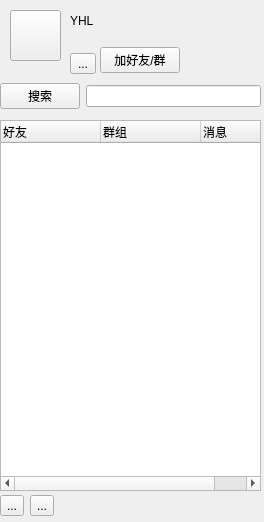
<?xml version="1.0" encoding="UTF-8"?>
<ui version="4.0">
 <class>QQ_list</class>
 <widget class="QWidget" name="QQ_list">
  <property name="geometry">
   <rect>
    <x>0</x>
    <y>0</y>
    <width>264</width>
    <height>522</height>
   </rect>
  </property>
  <property name="windowTitle">
   <string>Form</string>
  </property>
  <widget class="QWidget" name="gridLayoutWidget_2">
   <property name="geometry">
    <rect>
     <x>0</x>
     <y>120</y>
     <width>261</width>
     <height>371</height>
    </rect>
   </property>
   <layout class="QGridLayout" name="gridLayout_2">
    <item row="0" column="0">
     <widget class="QTreeWidget" name="treeWidget">
      <column>
       <property name="text">
        <string>好友</string>
       </property>
      </column>
      <column>
       <property name="text">
        <string>群组</string>
       </property>
      </column>
      <column>
       <property name="text">
        <string>消息</string>
       </property>
      </column>
     </widget>
    </item>
   </layout>
  </widget>
  <widget class="QWidget" name="horizontalLayoutWidget">
   <property name="geometry">
    <rect>
     <x>0</x>
     <y>80</y>
     <width>261</width>
     <height>33</height>
    </rect>
   </property>
   <layout class="QHBoxLayout" name="horizontalLayout">
    <item>
     <widget class="QPushButton" name="search">
      <property name="maximumSize">
       <size>
        <width>80</width>
        <height>16777215</height>
       </size>
      </property>
      <property name="text">
       <string>搜索</string>
      </property>
     </widget>
    </item>
    <item>
     <widget class="QLineEdit" name="search_line"/>
    </item>
   </layout>
  </widget>
  <widget class="QPushButton" name="head_icons">
   <property name="geometry">
    <rect>
     <x>10</x>
     <y>10</y>
     <width>51</width>
     <height>51</height>
    </rect>
   </property>
   <property name="text">
    <string/>
   </property>
  </widget>
  <widget class="QWidget" name="horizontalLayoutWidget_3">
   <property name="geometry">
    <rect>
     <x>0</x>
     <y>490</y>
     <width>261</width>
     <height>31</height>
    </rect>
   </property>
   <layout class="QHBoxLayout" name="horizontalLayout_3">
    <item>
     <widget class="QToolButton" name="menu">
      <property name="text">
       <string>...</string>
      </property>
     </widget>
    </item>
    <item>
     <widget class="QToolButton" name="shot_screen">
      <property name="styleSheet">
       <string notr="true"/>
      </property>
      <property name="text">
       <string>...</string>
      </property>
     </widget>
    </item>
    <item>
     <spacer name="horizontalSpacer_2">
      <property name="orientation">
       <enum>Qt::Horizontal</enum>
      </property>
      <property name="sizeHint" stdset="0">
       <size>
        <width>40</width>
        <height>20</height>
       </size>
      </property>
     </spacer>
    </item>
   </layout>
  </widget>
  <widget class="QWidget" name="horizontalLayoutWidget_2">
   <property name="geometry">
    <rect>
     <x>100</x>
     <y>40</y>
     <width>161</width>
     <height>41</height>
    </rect>
   </property>
   <layout class="QHBoxLayout" name="horizontalLayout_2">
    <item>
     <widget class="QPushButton" name="add_friends">
      <property name="text">
       <string>加好友/群</string>
      </property>
     </widget>
    </item>
    <item>
     <spacer name="horizontalSpacer">
      <property name="orientation">
       <enum>Qt::Horizontal</enum>
      </property>
      <property name="sizeHint" stdset="0">
       <size>
        <width>40</width>
        <height>20</height>
       </size>
      </property>
     </spacer>
    </item>
   </layout>
  </widget>
  <widget class="QToolButton" name="settings">
   <property name="geometry">
    <rect>
     <x>70</x>
     <y>53</y>
     <width>26</width>
     <height>21</height>
    </rect>
   </property>
   <property name="text">
    <string>...</string>
   </property>
  </widget>
  <widget class="QLabel" name="username">
   <property name="geometry">
    <rect>
     <x>70</x>
     <y>10</y>
     <width>181</width>
     <height>21</height>
    </rect>
   </property>
   <property name="text">
    <string>YHL</string>
   </property>
  </widget>
 </widget>
 <resources/>
 <connections/>
</ui>
